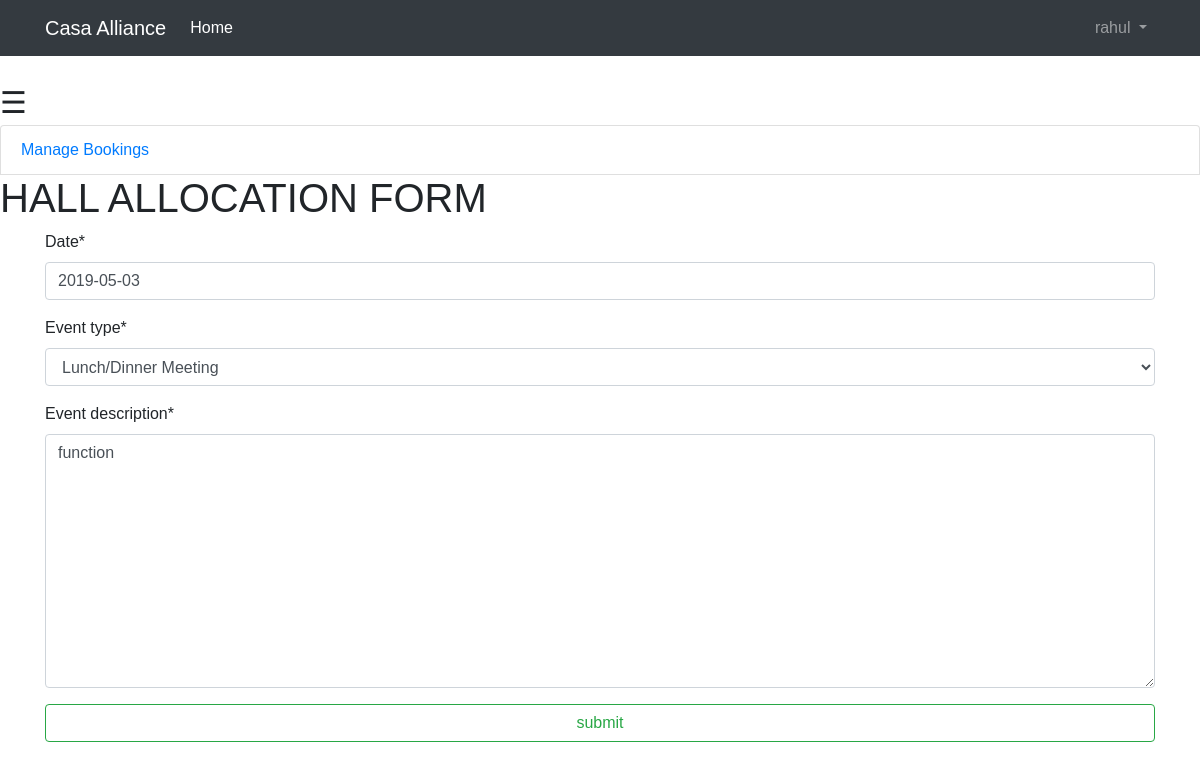
The page /basic_app/hall_manage/hall_booking_update/31/ (signed in) on the database its author committed.
### basic_app/models.py (models this page shows, shortened)
class Hall(models.Model):
    booked_by = models.CharField(max_length=64)
    date = models.DateField(default='yyyy-mm-dd')
    event_type = models.CharField(choices=hall_event, max_length=20)
    event_description = models.TextField(max_length=100)
    registration_date = models.DateField(default=timezone.now())

### basic_app/views.py (the view)
# urls.py: url(r'^hall_manage/hall_booking_update/(?P<pk>\d+)/$', views.HallUpdateView.as_view(),
class HallUpdateView(LoginRequiredMixin, UpdateView):
    fields = ('date', 'event_type', 'event_description')
    model = models.Hall
    success_url = reverse_lazy('basic_app:hall')

### templates/basic_app/hall_form.html (shortened to what this page needs)
{% extends 'basic_app/base.html' %}
{% load crispy_forms_tags %}
{% block body_block %}
<li class="list-group-item"><a href="{% url 'basic_app:hall_manage' %}">Manage Bookings</a></li>
            <h1>HALL ALLOCATION FORM</h1>
    <div class = "container">
            <form novalidate method="POST">
                    {{ form|crispy }}
                    <input type="submit" class = "col text-center btn btn-outline-success" name="submit" value="submit">
            </form>
    </div>
{% endblock %}

### templates/basic_app/base.html (shortened to what this page needs)
<!DOCTYPE html>
<html lang="en">
<head>
    <link rel="stylesheet" href="https://maxcdn.bootstrapcdn.com/bootstrap/4.0.0/css/bootstrap.min.css">
</head>
<body>
  <nav class="navbar navbar-expand-lg navbar-dark bg-dark mb-4">
    <div class="container">
      <a class="navbar-brand" href="{% url 'basic_app:casa_home' %}">Casa Alliance</a>
      <div class="collapse navbar-collapse" id="navbarSupportedContent">
        <ul class="navbar-nav mr-auto">
        <li class="nav-item active">
        {% if  request.user.is_authenticated and not request.user.username == 'watchman'%}
            <a class="nav-link" href="{% url 'basic_app:casa_home' %}">Home <span class="sr-only">(current)</span></a>
        {% endif %}
      </li>
        </ul>
        {% if user.is_authenticated %}
          <ul class="navbar-nav">
            <li class="nav-item dropdown">
              <a class="nav-link dropdown-toggle" href="#" id="navbarDropdown" role="button" data-toggle="dropdown" aria-haspopup="true" aria-expanded="false">
                {{ user.username }}
              </a>
            </li>
          </ul>
        {% else %}
          <form class="form-inline my-2 my-lg-0">
            <a href="{% url 'basic_app:user_login' %}" class="btn btn-outline-secondary">Log in</a>
            <a href="{% url 'basic_app:register' %}" class="btn btn-primary ml-2">Sign up</a>
          </form>
        {% endif %}
      </div>
    </div>
  </nav>
     {% if user.is_authenticated and not request.user.username == 'watchman' %}
        <span style="font-size:30px;cursor:pointer" onclick="openNav()">&#9776;</span>
     {% endif %}
<div>
    {% block body_block %}{% endblock %}
</div>
</body>
</html>

### templates/basic_app/base.html (style rules this page uses)
body { font-family: "proxima-nova-soft", "Proxima Nova Soft", Helvetica, Arial, sans-serif; }

### rows shown on the page
Hall: date "2019-05-03", event_type "Lunch/Dinner Meeting", event_description "function"

### other values the page prints
{{ user.username }} "rahul"
